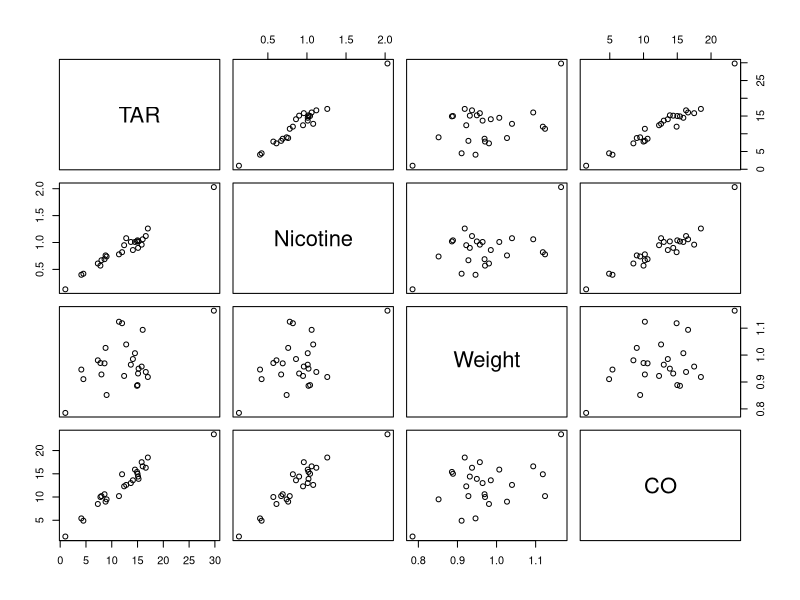

The R script that drew this image:
## ---- chunk 1
library(ggplot2)
library(car)
## ---- chunk 2
cig<-read.table("Data/cigarette.dat",header=T)
head(cig)
str(cig)
## ---- chunk 3
pairs(cig)
## ---- chunk 4
cor(cig)
## ---- chunk 5
f0<-lm(CO~TAR + Nicotine + Weight, data = cig)
## ---- chunk 6
vif(f0) # Variance Inflation Factors for each variable
## ---- chunk 7
f1<-lm(CO~TAR+Nicotine,data=cig)
summary(f1)
## ---- chunk 8
f2<-lm(CO~Nicotine,data=cig)
summary(f2)
## ---- chunk 9
f3<-lm(CO~TAR,data=cig)
summary(f3)
## ---- chunk 10
goldflake<-data.frame(Weight=0.845,Nicotine = 0.7, TAR = 10.3)
predict(f1, newdata = goldflake, se.fit = T)
## ---- chunk 11
predict(f2, newdata = goldflake, se.fit = T)
## ---- chunk 12
predict(f3, newdata = goldflake, se.fit=T)
## ---- chunk 13
AIC(f1)
AIC(f2)
AIC(f3)
## ---- chunk 14
BIC(f1)
BIC(f2)
BIC(f3)
## ---- chunk 15
sat<-read.csv("Data/sat.csv",header=T)
str(sat)
## ---- chunk 16
mod0<-lm(sat~takers+rank, data = sat)
summary(mod0)
## ---- chunk 17
mod1<-lm(sat~takers+income+years+public+expend+rank, data = sat)
summary(mod1)
## ---- chunk 18
mod2<-lm(sat~takers+income+years+public+rank, data = sat)
summary(mod2)
## ---- chunk 19
mod3<-lm(sat~takers+income+years+expend+rank, data = sat)
summary(mod3)
## ---- chunk 20
mod4<-lm(sat~takers+income+public+expend+rank, data = sat)
summary(mod4)
## ---- chunk 21
mod5<-lm(sat~takers+public+years+expend+rank,data = sat)
summary(mod5)
## ---- chunk 22
mod6<-lm(sat~takers+income+years+rank, data = sat)
summary(mod6)
## ---- chunk 23
mod7<-lm(sat~takers+rank+income+public, data = sat)
summary(mod7)
## ---- chunk 24
mod8<-lm(sat~takers+rank+years+public, data = sat)
summary(mod8)
## ---- chunk 25
mod9<-lm(sat~takers+rank+income+expend,data=sat)
summary(mod9)
## ---- chunk 26
mod10<-lm(sat~takers+rank+years+expend, data=sat)
summary(mod10)
## ---- chunk 27
mod11<-lm(sat~takers+rank+expend+public,data=sat)
summary(mod11)
## ---- chunk 28
AIC(mod1)
AIC(mod2)
AIC(mod3)
AIC(mod4)
AIC(mod5)
AIC(mod6)
AIC(mod7)
AIC(mod8)
AIC(mod9)
AIC(mod10)
AIC(mod11)
## ---- chunk 29
BIC(mod1)
BIC(mod2)
BIC(mod3)
BIC(mod4)
BIC(mod5)
BIC(mod6)
BIC(mod7)
BIC(mod8)
BIC(mod9)
BIC(mod10)
BIC(mod11)
## ---- chunk 30
summary(mod7)
